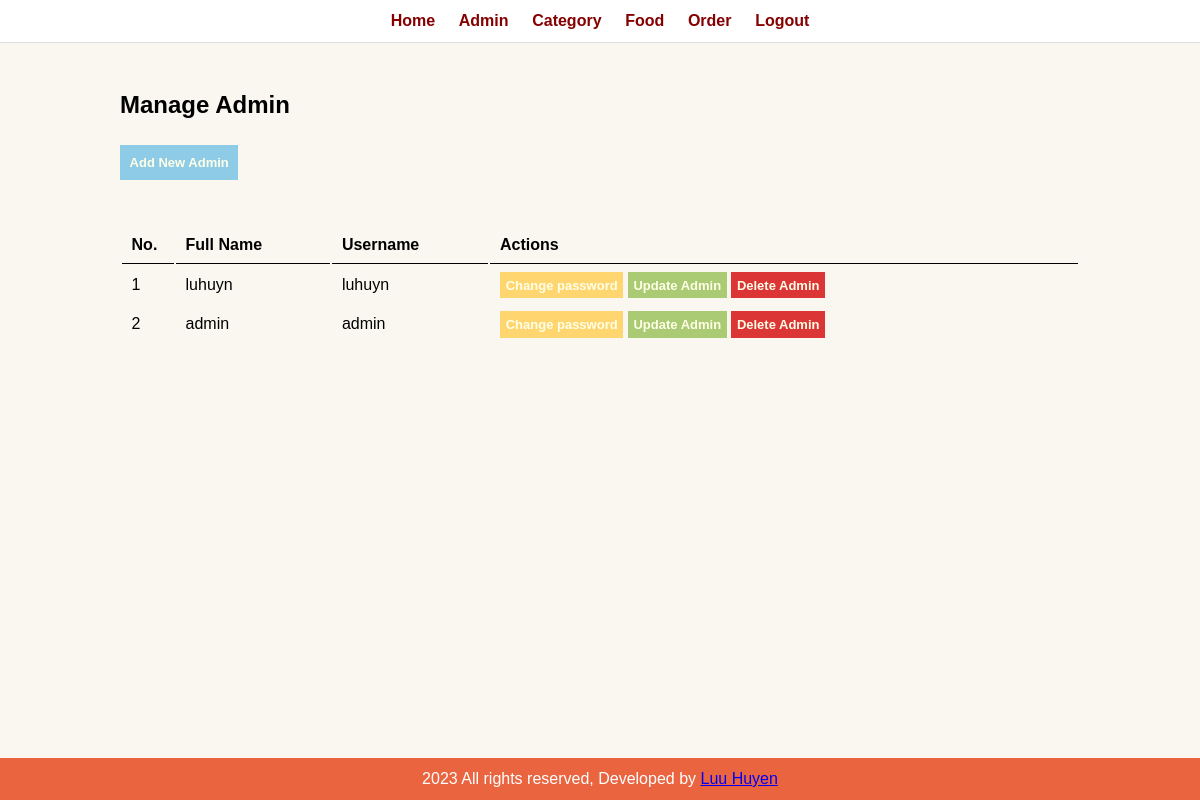
The page /admin/manage-admin.php (signed in) on the database its author committed.
### tables this page shows
CREATE TABLE `db_admin` (
  `id` int(10) UNSIGNED NOT NULL,
  `full_name` varchar(100) NOT NULL,
  `username` varchar(100) NOT NULL,
  `password` varchar(255) NOT NULL
);

### admin/manage-admin.php (the view, shortened to what this page needs)
<?php include('partials/menu.php'); ?>
<div class="main-content">
    <div class="wrapper">
        <h2>Manage Admin</h2>
        <br /><br />
        <a href="add-admin.php" class="btn-primary">Add New Admin</a>
        <br /><br />
        <br /><br />
        <table class="db-full">
            <tr>
                <th>No.</th>
                <th>Full Name</th>
                <th>Username</th>
                <th>Actions</th>
            </tr>
            <?php
            $sql = "SELECT * FROM db_admin";
            $res = mysqli_query($conn, $sql);
            if ($res == TRUE) {
                $count = mysqli_num_rows($res);
                $sn = 1;
                if ($count > 0) {
                    while ($rows = mysqli_fetch_assoc($res)) {
                        $id = $rows['id'];
                        $full_name = $rows['full_name'];
                        $username = $rows['username'];
            ?>
                        <tr>
                            <td> <?php echo  $sn++; ?> </td>
                            <td><?php echo $full_name; ?></td>
                            <td><?php echo $username; ?></td>
                            <td>
                                <a href="<?php echo URL; ?>admin/change-password.php?id=<?php echo $id; ?>" class="btn-tertiary">Change password</a>
                                <a href="<?php echo URL; ?>admin/update-admin.php?id=<?php echo $id; ?>" class="btn-secondary">Update Admin</a>
                                <a href="<?php echo URL; ?>admin/delete-admin.php?id= <?php echo $id; ?>" class="btn-danger">Delete Admin</a>
                            </td>
                        </tr>
            <?php
                    }
                } else {
                }
            }
            ?>
        </table>
    </div>
</div>
<?php include('partials/footer.php'); ?>

### assets/admin.css (style rules this page uses)
* { margin: 0; padding: 0; font-family: 'Poppins', sans-serif, system-ui, -apple-system, BlinkMacSystemFont, 'Segoe UI', Roboto, Oxygen, Ubuntu, Cantarell, 'Open Sans', 'Helvetica Neue', sans-serif; }
body { min-height: 100vh; background-color: #FAF7F0; }
.wrapper { padding: 1%; width: 80%; margin: 0 auto; }
.db-full { width: 100%; }
table tr th { border-bottom: 1px solid black; padding: 1% ; text-align: left; }
table tr td { padding: 1%; }
.btn-primary { background-color: #8DCBE6; padding: 1%; color:#FFFFE8; text-decoration: none; font-weight: bold; font-size:small; }
.btn-secondary { background-color: #AACB73; padding: 1%; color:#FFFFE8; text-decoration: none; font-weight: bold; font-size:small; }
.btn-tertiary { background-color: #FFD56F; padding: 1%; color:#FFFFE8; text-decoration: none; font-weight: bold; font-size:small; }
.btn-danger { background-color: #DC3535; padding: 1%; color:#FFFFE8; text-decoration: none; font-weight: bold; font-size:small; }
.main-content { padding: 3% 0; }

### rows shown on the page
db_admin: full_name "luhuyn", username "luhuyn"
db_admin: full_name "admin", username "admin"
